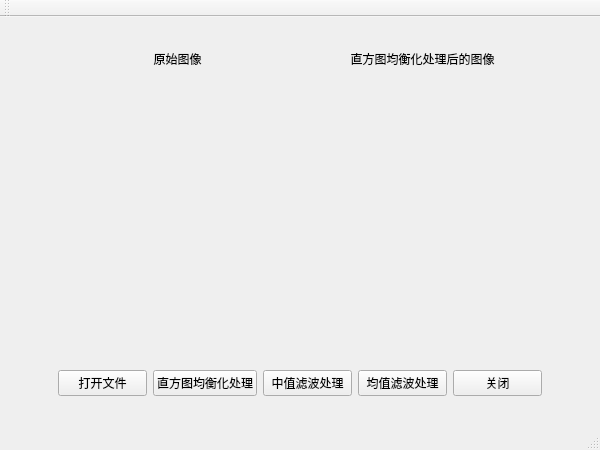
<?xml version="1.0" encoding="UTF-8"?>
<ui version="4.0">
 <class>MainWindow</class>
 <widget class="QMainWindow" name="MainWindow">
  <property name="geometry">
   <rect>
    <x>0</x>
    <y>0</y>
    <width>600</width>
    <height>450</height>
   </rect>
  </property>
  <property name="minimumSize">
   <size>
    <width>600</width>
    <height>450</height>
   </size>
  </property>
  <property name="windowTitle">
   <string>MainWindow</string>
  </property>
  <widget class="QWidget" name="centralWidget">
   <property name="minimumSize">
    <size>
     <width>0</width>
     <height>0</height>
    </size>
   </property>
   <property name="maximumSize">
    <size>
     <width>600</width>
     <height>600</height>
    </size>
   </property>
   <layout class="QGridLayout" name="gridLayout_2">
    <item row="1" column="0">
     <layout class="QHBoxLayout" name="horizontalLayout_2">
      <item>
       <widget class="QLabel" name="pre">
        <property name="maximumSize">
         <size>
          <width>250</width>
          <height>250</height>
         </size>
        </property>
        <property name="text">
         <string/>
        </property>
        <property name="scaledContents">
         <bool>false</bool>
        </property>
        <property name="alignment">
         <set>Qt::AlignCenter</set>
        </property>
       </widget>
      </item>
      <item>
       <widget class="QLabel" name="after">
        <property name="maximumSize">
         <size>
          <width>250</width>
          <height>250</height>
         </size>
        </property>
        <property name="text">
         <string/>
        </property>
        <property name="alignment">
         <set>Qt::AlignCenter</set>
        </property>
       </widget>
      </item>
     </layout>
    </item>
    <item row="0" column="0">
     <widget class="QFrame" name="horizontalFrame_3">
      <property name="maximumSize">
       <size>
        <width>16777215</width>
        <height>50</height>
       </size>
      </property>
      <layout class="QHBoxLayout" name="horizontalLayout_3">
       <property name="sizeConstraint">
        <enum>QLayout::SetDefaultConstraint</enum>
       </property>
       <item>
        <widget class="QLabel" name="label_4">
         <property name="text">
          <string>原始图像</string>
         </property>
         <property name="alignment">
          <set>Qt::AlignCenter</set>
         </property>
        </widget>
       </item>
       <item>
        <widget class="QLabel" name="label_3">
         <property name="text">
          <string>直方图均衡化处理后的图像</string>
         </property>
         <property name="alignment">
          <set>Qt::AlignCenter</set>
         </property>
        </widget>
       </item>
      </layout>
     </widget>
    </item>
    <item row="2" column="0">
     <widget class="QFrame" name="horizontalFrame">
      <property name="maximumSize">
       <size>
        <width>16777215</width>
        <height>50</height>
       </size>
      </property>
      <layout class="QHBoxLayout" name="horizontalLayout">
       <item>
        <widget class="QPushButton" name="pushButton_2">
         <property name="text">
          <string>打开文件</string>
         </property>
        </widget>
       </item>
       <item>
        <widget class="QPushButton" name="pushButton_3">
         <property name="text">
          <string>直方图均衡化处理</string>
         </property>
        </widget>
       </item>
       <item>
        <widget class="QPushButton" name="pushButton_4">
         <property name="text">
          <string>中值滤波处理</string>
         </property>
        </widget>
       </item>
       <item>
        <widget class="QPushButton" name="pushButton_5">
         <property name="text">
          <string>均值滤波处理</string>
         </property>
        </widget>
       </item>
       <item>
        <widget class="QPushButton" name="pushButton">
         <property name="text">
          <string>关闭</string>
         </property>
        </widget>
       </item>
      </layout>
     </widget>
    </item>
   </layout>
  </widget>
  <widget class="QMenuBar" name="menuBar">
   <property name="geometry">
    <rect>
     <x>0</x>
     <y>0</y>
     <width>600</width>
     <height>22</height>
    </rect>
   </property>
  </widget>
  <widget class="QToolBar" name="mainToolBar">
   <attribute name="toolBarArea">
    <enum>TopToolBarArea</enum>
   </attribute>
   <attribute name="toolBarBreak">
    <bool>false</bool>
   </attribute>
  </widget>
  <widget class="QStatusBar" name="statusBar"/>
 </widget>
 <layoutdefault spacing="6" margin="11"/>
 <resources/>
 <connections/>
</ui>
